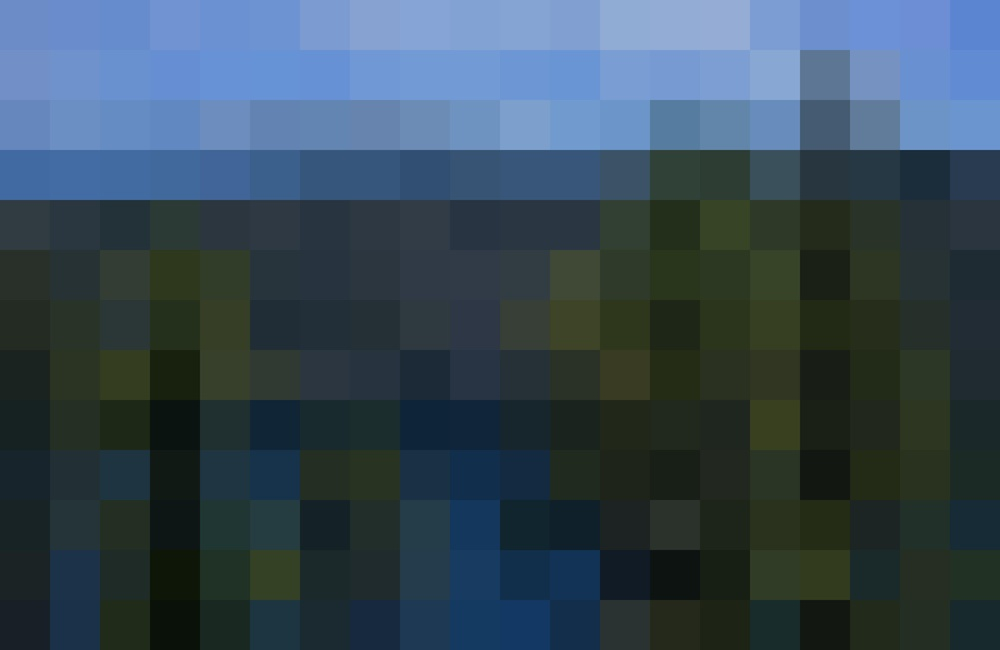
#> input picture image/pix_tahoe.JPG, 1000 x 650 px, shrunk from 6000 x 3900 before the run
$ python pixelizer.py pix_tahoe.JPG 5 trees.JPG
#> lines starting #> are read from the running program, lines starting #| are printed output that depends on the picture
import numpy as np
import matplotlib.pyplot as plt
from PIL import Image
import sys

def bit_8(triple_set):
    x = 0
    y = 0
    z = 0
    count = 0
    for i in triple_set:
        x += i[0]
        y += i[1]
        z += i[2]
        count += 1
    def simplify(n):
        return (n*6/256)*36
    bit_pixel = np.array([simplify(x//count), simplify(y//count), simplify(z//count)])
    return bit_pixel

def average(triple_set):
    x = 0
    y = 0
    z = 0
    count = 0
    for i in triple_set:
        x += i[0]
        y += i[1]
        z += i[2]
        count += 1
    avg_pix = np.array([x//count, y//count, z//count])
    return avg_pix

def pixelate(picture,pix_across, crop = True):
    pix_size = length//pix_across
    pix_down = height//pix_size
    new_picture = picture.copy()

    v_cutoff = (height - pix_size*pix_down)//2
    h_cutoff = (length - pix_size*pix_across)//2
    new_picture = new_picture[v_cutoff:v_cutoff+pix_size*pix_down, h_cutoff:h_cutoff+pix_size*pix_across]
    pixel_count = 0
    for i in range(pix_down):
        for j in range(pix_across):
            pixels = list()
            #averages pixels in a square area
            for a in range(pix_size):
                for b in range(pix_size):
                    pixels.append(new_picture[pix_size*i + a][pix_size*j + b])
            pixel_count += 1
            percent_done = ((pixel_count/(pix_down*pix_across))*100)//1
            print('     processing image: ' + str(percent_done) + '%', end = '\r')
            #print('processing pixel ' + str(pixel_count)+' '+str(i)+':'+str(j))
            avg = bit_8(pixels)
            #rewrites the pixels to the average
            for a in range(pix_size):
                for b in range(pix_size):
                    new_picture[pix_size*i + a][pix_size*j + b] = avg

    print('\n')
    return new_picture

def contrast(image):
    img = image.copy()
    for i in range(img.shape[0]):
        for j in range(img.shape[1]):
            if img[i,j][0] < 255/2:
                img[i,j] = 0.9*img[i,j]
            else:
                img[i,j] = np.minimum(img[i,j]*1.1, np.array([255,255,255]))

    return img

if __name__ == '__main__':
    color_img = Image.open(sys.argv[1])
#> color_img is the input picture: PIL image 1000x650 RGB; mean R, G, B 53.7, 72.7, 85.8
    image_matrix = np.array(color_img)
    height = (len(image_matrix))
#> height = 650
    length = (len(image_matrix[0]))
#> length = 1000
    pixelated = pixelate(image_matrix, int(sys.argv[2]))
#> in pixelate, `pix_size = length//pix_across`: pix_size = 200
#> in pixelate, `pix_down = height//pix_size`: pix_down = 3
#> in pixelate, `v_cutoff = (height - pix_size*pix_down)//2`: v_cutoff = 25
#> in pixelate, `h_cutoff = (length - pix_size*pix_across)//2`: h_cutoff = 0
#> in pixelate, `new_picture = new_picture[v_cutoff:v_cutoff+pix_size*pix_down, h_cutof..`:
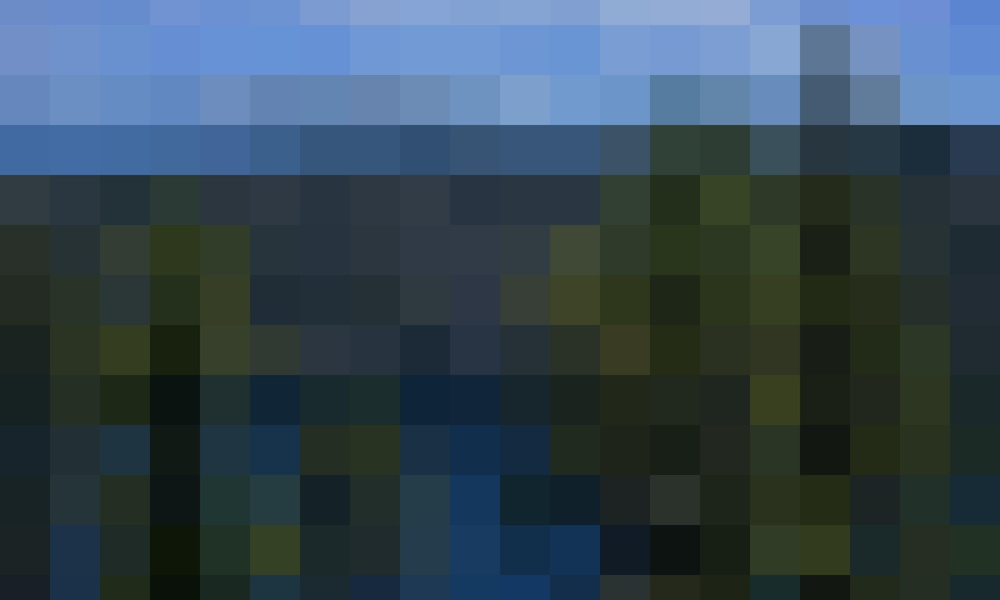
#> new_picture: shape (600, 1000, 3); mean R, G, B 52, 70.6, 82.2
#> after the loop in pixelate, `for i in range(pix_down):`:
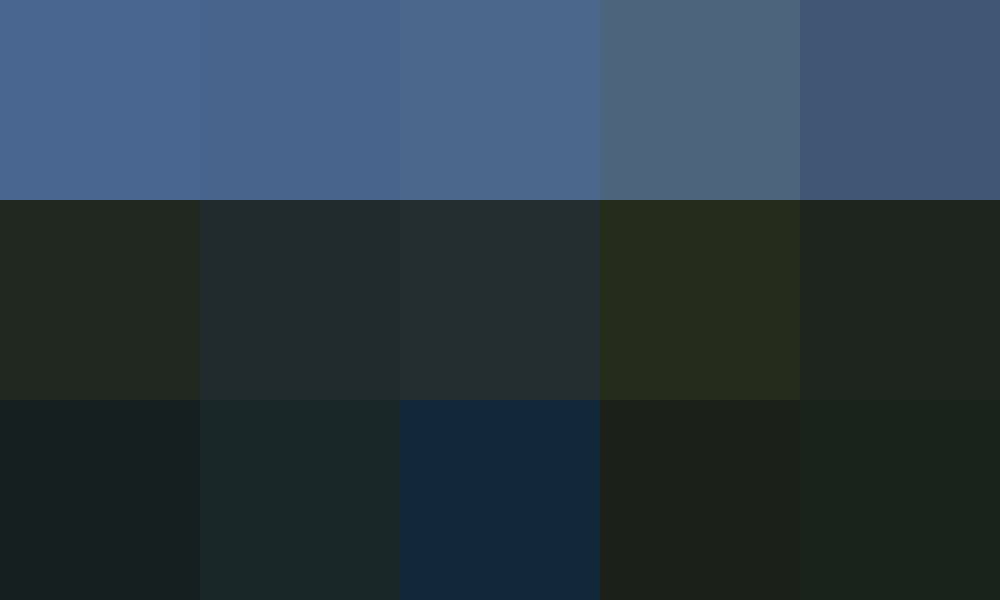
#> new_picture: shape (600, 1000, 3); mean R, G, B 43.1, 58.5, 68.5
#> after the loop in pixelate, `for i in range(pix_down):`: pixel_count = 15
    if sys.argv[3] and sys.argv[3] == 's':
        result = Image.fromarray(pixelated)
        result.save('pix_' + sys.argv[1])
        print('image written')
    else:
        plt.imshow(pixelated)
        plt.show()
